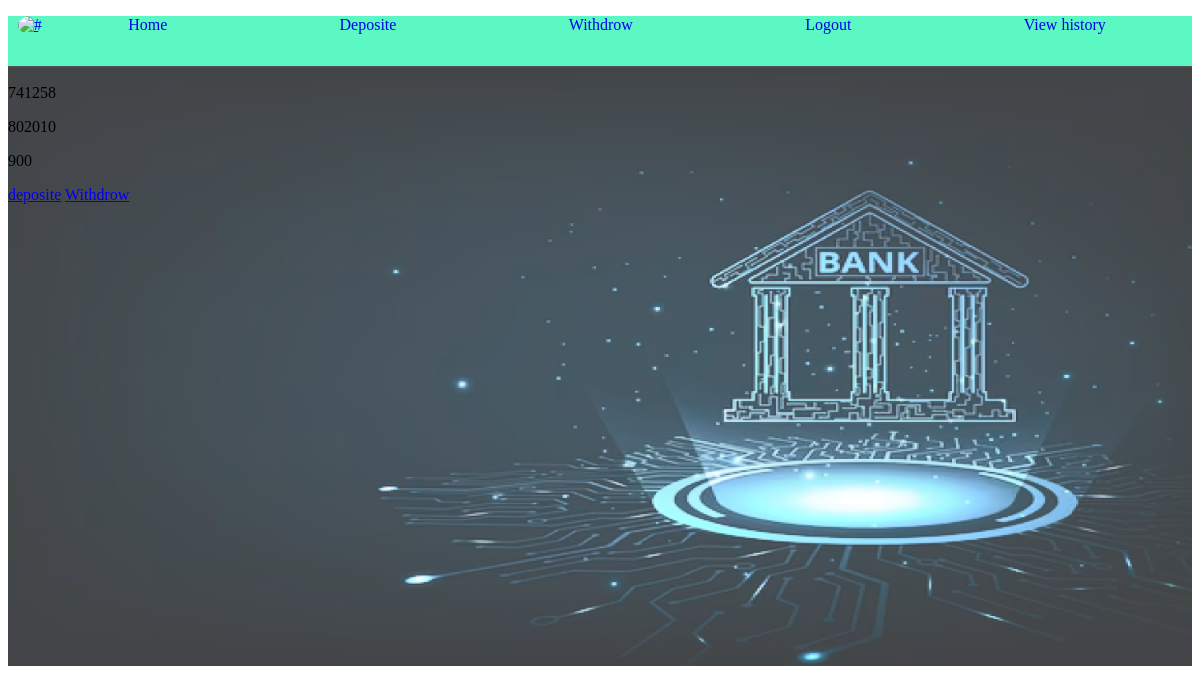
Page /more (signed in) on the committed database.
### app/models.py (models this page shows, shortened)
class User(models.Model):
    user_id=models.ForeignKey(CustomUser,on_delete=models.CASCADE)
    name=models.CharField(max_length=100)
    account_no=models.IntegerField()
    image=models.FileField(upload_to='media')
    address=models.CharField(max_length=100)
    email=models.CharField(max_length=100)
    age=models.IntegerField()
    phone=models.IntegerField()
    dob=models.DateField()
    adharcard=models.IntegerField()
    pancard=models.IntegerField()
    initial_amount=models.IntegerField()

class Bank(models.Model):
    bank_id=models.ForeignKey(CustomUser,on_delete=models.CASCADE)
    name=models.CharField(max_length=100)
    ifsc=models.IntegerField()
    branch=models.CharField(max_length=100)
    pincode=models.IntegerField()
    email=models.CharField(max_length=100)
    username=models.CharField(max_length=100)
    password=models.CharField(max_length=100)

### app/views.py (the view)
# urls.py: path('more',views.more),
def more(request):
    data=CustomUser.objects.get(id=request.user.id)
    user=User.objects.get(user_id=data)
    bank=Bank.objects.all()
    return render(request,'more.html',{'user':user,'bank':bank})

### templates/more.html
{% extends 'userhome.html' %}
{% block content %}
<div style="padding-top: 2px;">
    <p>{{user.account_no}}</p>
    {% for i in bank %}
    <p>{{i.ifsc}}</p>
    {% endfor %}
    <p>{{user.initial_amount}}</p>
    <a href="deposit">deposite</a>
    <a href="withdrow">Withdrow</a>
</div>
{% endblock %}

### rows in the picture
User: account_no "741258", initial_amount "900"
Bank: ifsc "802010"
